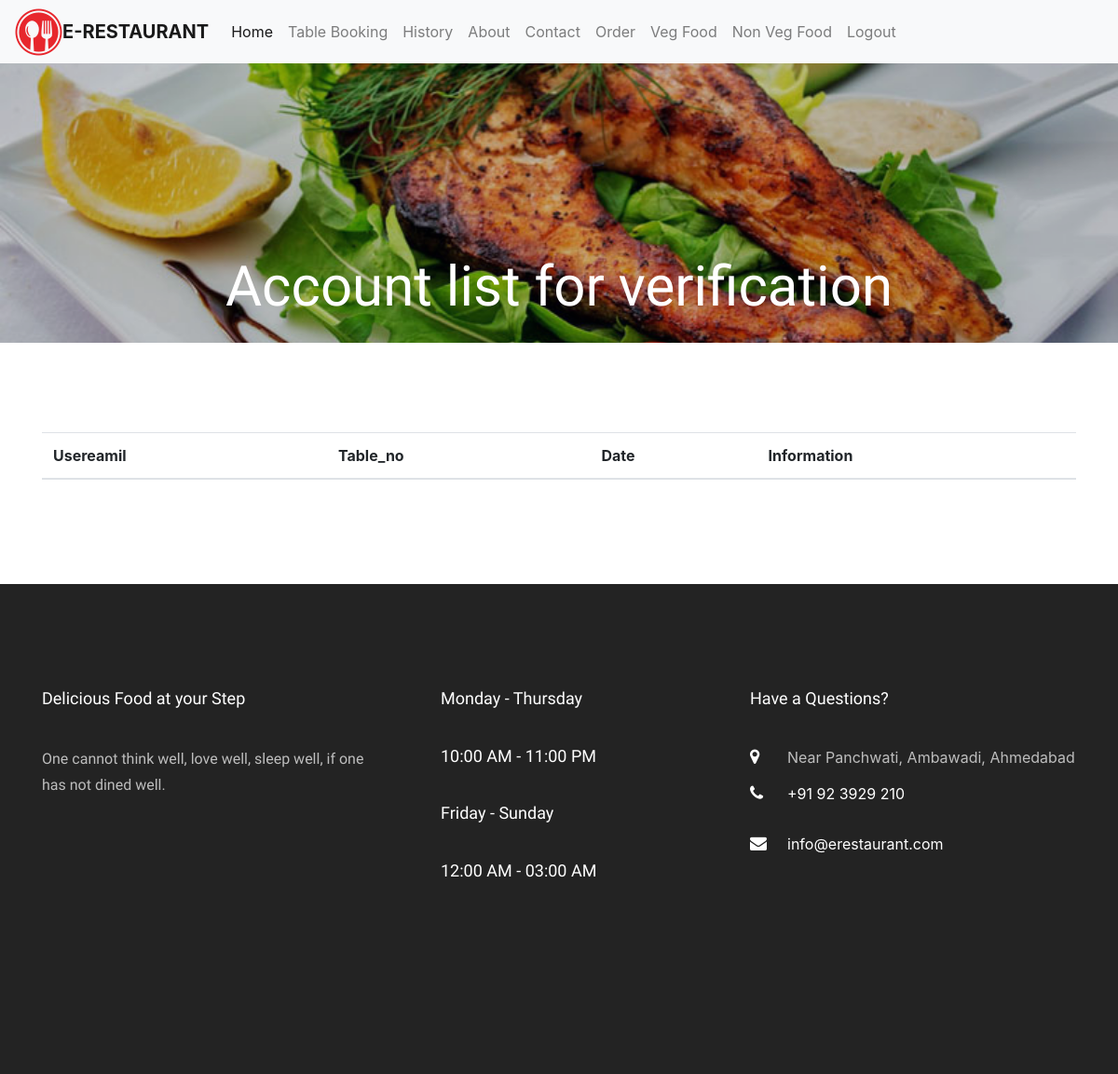
The app's page /account_status/ (signed in), older data.
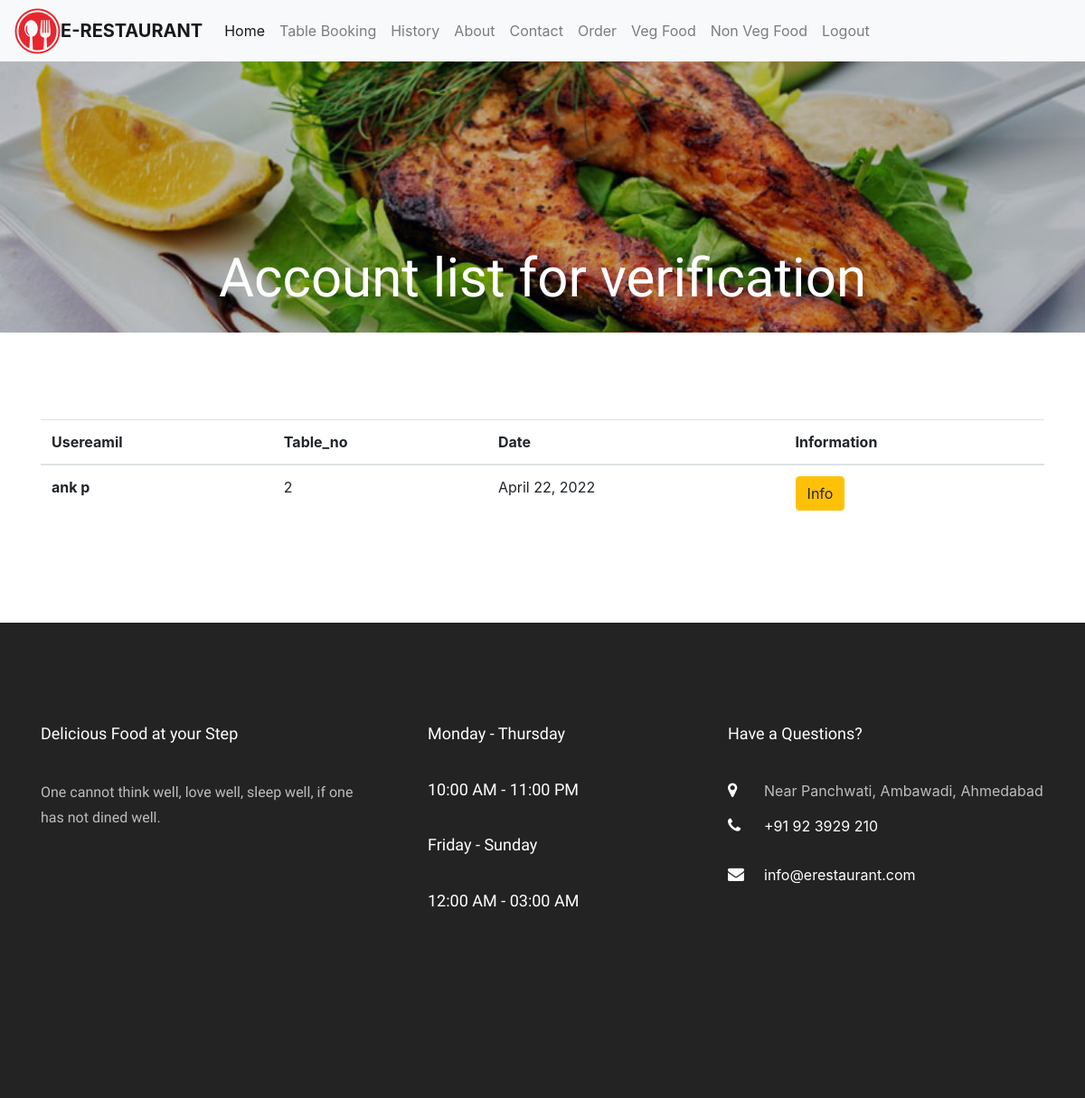
The same page, newer data.
### meal/models.py (models this page shows, shortened)
class TableBooking(models.Model):
    usereamil = models.ForeignKey(Site_User,on_delete=models.CASCADE)
    table_no = models.ForeignKey(TableDetail,on_delete=models.CASCADE)
    date = models.DateField(
        blank=True, null=True)
    time1 = models.TimeField()
    booked=models.BooleanField(default=False)

class TableDetail(models.Model):
    Table_No = models.IntegerField()
    Table_Price = models.IntegerField()
    No_of_Seats = models.IntegerField()
    is_available=models.BooleanField(default=False)
    def __str__(self):
        return str(self.Table_No)

### app1/models.py (models this page shows)
class Site_User(models.Model):
    name = models.CharField(max_length=100,default="")
    email = models.EmailField(default="", max_length=254)
    dob = models.DateField(auto_now=False,null=True,blank=True)
    m_no = models.PositiveIntegerField(default=0)
    password = models.CharField(max_length=100,default="")
    def __str__(self):
        return self.name

### app1/views.py (the view)
# urls.py: path('account_status/', views.Account_status, name='Account_status'),
def Account_status(request):
    if 'email' in  request.session:
        z = TableBooking.objects.all().filter(booked=False)
        return render(request, 'account_status.html', {'z': z})
    else:
        return redirect('login_admin')

### app1/templates/account_status.html
{% extends 'base.html' %}
{% load static %}
{% block content %}
<div class="hero-wrap" style="background-image: url({% static 'images/menu-5.jpg' %});">
    <div class="overlay"></div>
    <div class="container">
        <div class="row no-gutters slider-text d-flex align-itemd-end justify-content-center">
            <div class="col-md-9 ftco-animate text-center d-flex align-items-end justify-content-center">
                <div class="text">
                    <h1 class="mb-4 bread">Account list for verification</h1>
                </div>
            </div>
        </div>
    </div>
</div>
<section class="ftco-section">
    <div class="container">
        <div class="row d-flex">
            <div class="col-md-12 d-flex align-self-stretch ftco-animate">
                <table class="table table-hover">
                    <thead>
                        <tr>
                            <th scope="col">Usereamil</th>
                            <th scope="col">Table_no</th>
                            <th scope="col">Date</th>
                            <th scope="col">Information</th>
                        </tr>
                    </thead>
                    <tbody>
                        {% for i in z %}
                        <tr>
                            <th scope="row">{{i.usereamil}}</th>
                            <td>{{i.table_no}}</td>
                            <td>{{i.date}}</td>
                            <td><a href="{% url 'edit' i.id %}"><button type="button"
                                        class="btn btn-warning">Info</button></a></td>
                        </tr>
                        {%endfor%}
                    </tbody>
                </table>
            </div>
        </div>
    </div>
</section>
{% endblock %}

Row changes from the older to the newer data that the page shows:
added TableBooking: usereamil "ank p", table_no "2", date "April 22, 2022"
